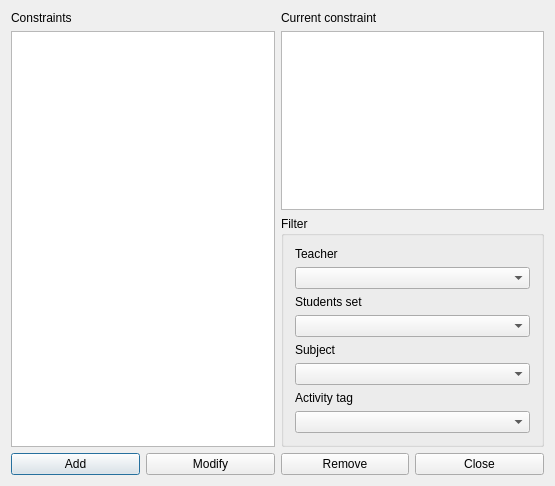
<?xml version="1.0" encoding="UTF-8"?>
<ui version="4.0">
 <class>ConstraintActivityPreferredStartingTimeForm_template</class>
 <widget class="QDialog" name="ConstraintActivityPreferredStartingTimeForm_template">
  <property name="geometry">
   <rect>
    <x>0</x>
    <y>0</y>
    <width>555</width>
    <height>486</height>
   </rect>
  </property>
  <property name="windowTitle">
   <string extracomment="This is the title of the dialog to see the list of all constraints of this type">Constraints activity preferred starting time</string>
  </property>
  <layout class="QGridLayout" name="gridLayout_2">
   <item row="0" column="0">
    <widget class="QLabel" name="constraintsTextLabel">
     <property name="frameShape">
      <enum>QFrame::NoFrame</enum>
     </property>
     <property name="frameShadow">
      <enum>QFrame::Plain</enum>
     </property>
     <property name="text">
      <string>Constraints</string>
     </property>
     <property name="wordWrap">
      <bool>false</bool>
     </property>
    </widget>
   </item>
   <item row="0" column="2">
    <widget class="QLabel" name="currentConstraintTextLabel">
     <property name="text">
      <string>Current constraint</string>
     </property>
     <property name="wordWrap">
      <bool>false</bool>
     </property>
    </widget>
   </item>
   <item row="1" column="0" rowspan="2" colspan="2">
    <widget class="QListWidget" name="constraintsListWidget"/>
   </item>
   <item row="1" column="2" colspan="2">
    <widget class="QPlainTextEdit" name="currentConstraintTextEdit"/>
   </item>
   <item row="2" column="2" colspan="2">
    <widget class="QGroupBox" name="filterGroupBox">
     <property name="title">
      <string>Filter</string>
     </property>
     <layout class="QGridLayout" name="gridLayout">
      <item row="0" column="0">
       <widget class="QLabel" name="teachersTextLabel">
        <property name="text">
         <string>Teacher</string>
        </property>
        <property name="wordWrap">
         <bool>false</bool>
        </property>
       </widget>
      </item>
      <item row="1" column="0">
       <widget class="QComboBox" name="teachersComboBox"/>
      </item>
      <item row="2" column="0">
       <widget class="QLabel" name="studentsTextLabel">
        <property name="text">
         <string>Students set</string>
        </property>
        <property name="wordWrap">
         <bool>false</bool>
        </property>
       </widget>
      </item>
      <item row="3" column="0">
       <widget class="QComboBox" name="studentsComboBox"/>
      </item>
      <item row="4" column="0">
       <widget class="QLabel" name="subjectsTextLabel">
        <property name="text">
         <string>Subject</string>
        </property>
        <property name="wordWrap">
         <bool>false</bool>
        </property>
       </widget>
      </item>
      <item row="5" column="0">
       <widget class="QComboBox" name="subjectsComboBox"/>
      </item>
      <item row="6" column="0">
       <widget class="QLabel" name="activityTagsTextLabel">
        <property name="text">
         <string>Activity tag</string>
        </property>
        <property name="wordWrap">
         <bool>false</bool>
        </property>
       </widget>
      </item>
      <item row="7" column="0">
       <widget class="QComboBox" name="activityTagsComboBox"/>
      </item>
     </layout>
    </widget>
   </item>
   <item row="3" column="0">
    <widget class="QPushButton" name="addConstraintPushButton">
     <property name="text">
      <string>Add</string>
     </property>
    </widget>
   </item>
   <item row="3" column="1">
    <widget class="QPushButton" name="modifyConstraintPushButton">
     <property name="text">
      <string>Modify</string>
     </property>
    </widget>
   </item>
   <item row="3" column="2">
    <widget class="QPushButton" name="removeConstraintPushButton">
     <property name="text">
      <string>Remove</string>
     </property>
    </widget>
   </item>
   <item row="3" column="3">
    <widget class="QPushButton" name="closePushButton">
     <property name="text">
      <string>Close</string>
     </property>
    </widget>
   </item>
  </layout>
 </widget>
 <layoutdefault spacing="6" margin="11"/>
 <resources/>
 <connections/>
</ui>
